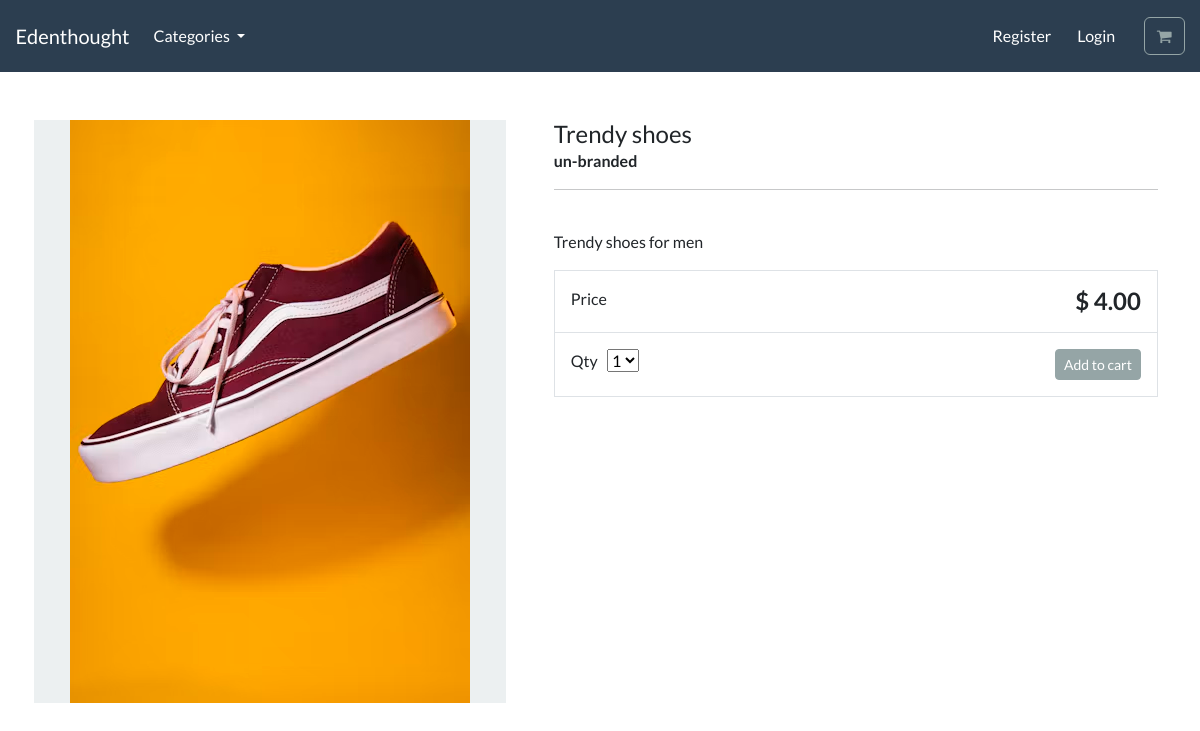
Page /product/trendy-shoes/ on the committed database.
### store/models.py (models this page shows, shortened)
class Product(models.Model):
    category = models.ForeignKey(Category, related_name="product", on_delete=models.CASCADE, null=True)
    title = models.CharField(max_length=250)
    brand = models.CharField(max_length=250, default="un-branded")
    description = models.TextField(blank=True)
    slug = models.SlugField(max_length=255)
    price = models.DecimalField(max_digits=4, decimal_places=2)
    image = models.ImageField(upload_to="images/")
    class Meta:
        verbose_name_plural = "products"

### store/views.py (the view)
# urls.py: path("product/<slug:product_slug>/",views.product_info, name="product-info"),
def product_info(request, product_slug):
    product = get_object_or_404(Product, slug=product_slug)
    context = {"product": product}
    return render(request, "store/product-info.html", context)

### cart/context_processors.py (called while the page is built)
def cart(request):
    return {"cart": Cart(request)}

### store/models.py (called while the page is built)
    def get_absolute_url(self):
            return reverse("list-category", args=[self.slug])

### store/views.py (called while the page is built)
def categories(request):
    all_categories = Category.objects.all()
    return {"all_categories": all_categories}

### store/templates/store/product-info.html (shortened to what this page needs)
{% extends "./base.html" %}
{% load static %}
{% block content %}
<div class="container">
    <main class="pt-5">
        <div class="row g-3">
            <div class="col-md-5 col-lg-5 order-md-first bg-light">
                <img class="img-fluid mx-auto d-block" alt="Responsive image" src="{{product.image.url}}">
            </div>
            <div class="col-md-7 col-lg-7 ps-md-3 ps-lg-5">
                <h1 class="mb-0 h4">{{product.title}}  </h1>
                <strong> {{product.brand}}</strong>
                <hr>
                <br>
                <p> {{product.description}} </p>
                <div class="border">
                    <div class="col border-bottom">
                        <div class="row p-3">
                            <div class="col-6"> Price </div>
                            <div class="col-6 text-end"><span class="h4 fw-bold">$ {{product.price}}</span></div>
                        </div>
                    </div>
                    <div class="col">
                        <div class="row p-3">
                            <div class="col-6">
                                <label for="select">Qty</label>
                                <select id="select">
                                    <option value="1">1</option>
                                </select>
                            </div>
                            <div class="col-6 text-end">
                                <button type="button" id="add-button" value="" class="btn btn-secondary btn-sm">
                                Add to cart
                                </button>
                            </div>
                        </div>
                    </div>
                </div>
            </div>
        </div>
    </main>
    <br>
</div>
{% endblock %}

### rows in the picture
Product: image (picture), title "Trendy shoes", brand "un-branded", description "Trendy shoes for men", price "4.00"
